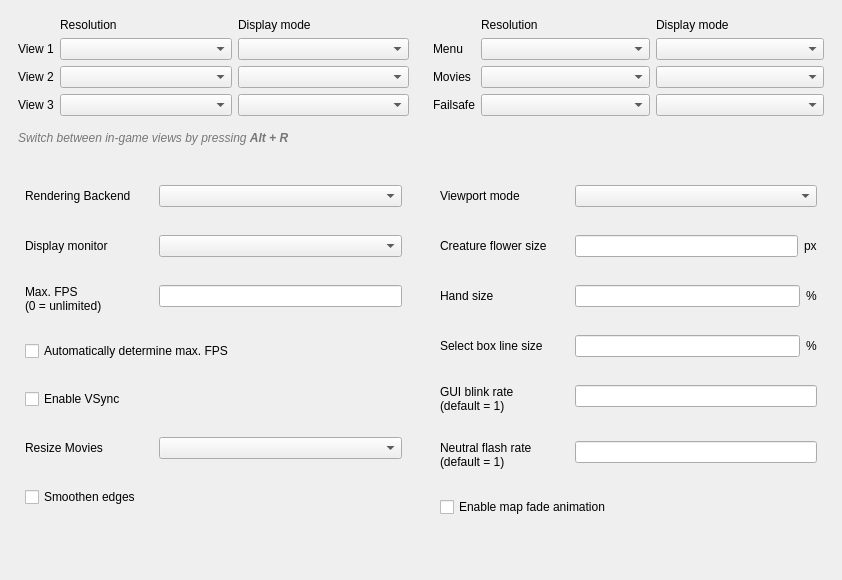
         <widget class="QWidget" name="scrollAreaWidgetContents">
          <property name="geometry">
           <rect>
            <x>0</x>
            <y>0</y>
            <width>842</width>
            <height>580</height>
           </rect>
          </property>
          <layout class="QVBoxLayout" name="verticalLayout_2">
           <property name="leftMargin">
            <number>0</number>
           </property>
           <property name="topMargin">
            <number>0</number>
           </property>
           <property name="rightMargin">
            <number>0</number>
           </property>
           <property name="bottomMargin">
            <number>0</number>
           </property>
           <item>
            <widget class="QFrame" name="responsive_frame">
             <property name="sizePolicy">
              <sizepolicy hsizetype="Preferred" vsizetype="Minimum">
               <horstretch>0</horstretch>
               <verstretch>0</verstretch>
              </sizepolicy>
             </property>
             <property name="frameShape">
              <enum>QFrame::Shape::NoFrame</enum>
             </property>
             <layout class="QHBoxLayout" name="horizontalLayout_4">
              <property name="bottomMargin">
               <number>0</number>
              </property>
              <item>
               <widget class="QFrame" name="frame_3">
                <property name="frameShape">
                 <enum>QFrame::Shape::NoFrame</enum>
                </property>
                <property name="frameShadow">
                 <enum>QFrame::Shadow::Plain</enum>
                </property>
                <layout class="QGridLayout" name="gridLayout_4" columnstretch="0,1,1">
                 <item row="7" column="1">
                  <widget class="QComboBox" name="comboBoxResolution3"/>
                 </item>
                 <item row="2" column="1">
                  <widget class="QComboBox" name="comboBoxResolution1"/>
                 </item>
                 <item row="7" column="2">
                  <widget class="QComboBox" name="comboBoxDisplayMode3"/>
                 </item>
                 <item row="3" column="0">
                  <widget class="QLabel" name="labelResolution_4">
                   <property name="text">
                    <string comment="Dropdown Title Label" extracomment="Should be kept very short">View 2</string>
                   </property>
                  </widget>
                 </item>
                 <item row="2" column="0">
                  <widget class="QLabel" name="labelResolution_3">
                   <property name="text">
                    <string comment="Dropdown Title Label" extracomment="Should be kept very short">View 1</string>
                   </property>
                  </widget>
                 </item>
                 <item row="3" column="2">
                  <widget class="QComboBox" name="comboBoxDisplayMode2"/>
                 </item>
                 <item row="0" column="2">
                  <widget class="QLabel" name="labelDisplayMode">
                   <property name="text">
                    <string comment="Dropdown Title Label">Display mode</string>
                   </property>
                  </widget>
                 </item>
                 <item row="7" column="0">
                  <widget class="QLabel" name="labelResolution_5">
                   <property name="text">
                    <string comment="Dropdown Title Label" extracomment="Should be kept very short">View 3</string>
                   </property>
                  </widget>
                 </item>
                 <item row="2" column="2">
                  <widget class="QComboBox" name="comboBoxDisplayMode1"/>
                 </item>
                 <item row="3" column="1">
                  <widget class="QComboBox" name="comboBoxResolution2"/>
                 </item>
                 <item row="0" column="1">
                  <widget class="QLabel" name="labelResolution">
                   <property name="text">
                    <string comment="Dropdown Title Label">Resolution</string>
                   </property>
                  </widget>
                 </item>
                </layout>
               </widget>
              </item>
              <item>
               <widget class="QFrame" name="frame_4">
                <property name="sizePolicy">
                 <sizepolicy hsizetype="Preferred" vsizetype="Minimum">
                  <horstretch>0</horstretch>
                  <verstretch>0</verstretch>
                 </sizepolicy>
                </property>
                <property name="frameShape">
                 <enum>QFrame::Shape::NoFrame</enum>
                </property>
                <property name="frameShadow">
                 <enum>QFrame::Shadow::Plain</enum>
                </property>
                <layout class="QGridLayout" name="gridLayout_5" columnstretch="0,1,1">
                 <item row="1" column="1">
                  <widget class="QComboBox" name="comboBoxResolution3_2"/>
                 </item>
                 <item row="1" column="2">
                  <widget class="QComboBox" name="comboBoxDisplayMode3_2"/>
                 </item>
                 <item row="1" column="0">
                  <widget class="QLabel" name="labelResolution_6">
                   <property name="text">
                    <string comment="Dropdown Title Label" extracomment="Should be kept very short">Menu</string>
                   </property>
                  </widget>
                 </item>
                 <item row="2" column="1">
                  <widget class="QComboBox" name="comboBoxResolution2_2"/>
                 </item>
                 <item row="2" column="2">
                  <widget class="QComboBox" name="comboBoxDisplayMode2_2"/>
                 </item>
                 <item row="3" column="1">
                  <widget class="QComboBox" name="comboBoxResolution1_2"/>
                 </item>
                 <item row="3" column="2">
                  <widget class="QComboBox" name="comboBoxDisplayMode1_2"/>
                 </item>
                 <item row="2" column="0">
                  <widget class="QLabel" name="labelResolution_8">
                   <property name="text">
                    <string comment="Dropdown Title Label" extracomment="Should be kept very short">Movies</string>
                   </property>
                  </widget>
                 </item>
                 <item row="3" column="0">
                  <widget class="QLabel" name="labelResolution_7">
                   <property name="text">
                    <string comment="Dropdown Title Label" extracomment="Should be kept very short">Failsafe</string>
                   </property>
                  </widget>
                 </item>
                 <item row="0" column="2">
                  <widget class="QLabel" name="labelDisplayMode_2">
                   <property name="text">
                    <string comment="Dropdown Title Label">Display mode</string>
                   </property>
                  </widget>
                 </item>
                 <item row="0" column="1">
                  <widget class="QLabel" name="labelResolution_2">
                   <property name="text">
                    <string comment="Dropdown Title Label">Resolution</string>
                   </property>
                  </widget>
                 </item>
                </layout>
               </widget>
              </item>
             </layout>
            </widget>
           </item>
           <item>
            <widget class="QLabel" name="labelViewsInfo">
             <property name="sizePolicy">
              <sizepolicy hsizetype="Minimum" vsizetype="Minimum">
               <horstretch>0</horstretch>
               <verstretch>0</verstretch>
              </sizepolicy>
             </property>
             <property name="styleSheet">
              <string notr="true">QLabel { color: #777; }</string>
             </property>
             <property name="text">
              <string comment="Information Label" extracomment="This is shown under the views configuration">&lt;i&gt;Switch between in-game views by pressing &lt;strong&gt;Alt + R&lt;/strong&gt;&lt;/i&gt;</string>
             </property>
             <property name="margin">
              <number>0</number>
             </property>
             <property name="indent">
              <number>18</number>
             </property>
            </widget>
           </item>
           <item>
            <widget class="QFrame" name="responsive_frame_2">
             <layout class="QHBoxLayout" name="horizontalLayout" stretch="1,1">
              <property name="topMargin">
               <number>18</number>
              </property>
              <property name="bottomMargin">
               <number>0</number>
              </property>
              <item>
               <widget class="QFrame" name="frame_6">
                <property name="sizePolicy">
                 <sizepolicy hsizetype="Ignored" vsizetype="Preferred">
                  <horstretch>1</horstretch>
                  <verstretch>0</verstretch>
                 </sizepolicy>
                </property>
                <layout class="QFormLayout" name="formLayout_3">
                 <property name="horizontalSpacing">
                  <number>28</number>
                 </property>
                 <property name="verticalSpacing">
                  <number>28</number>
                 </property>
                 <property name="leftMargin">
                  <number>16</number>
                 </property>
                 <property name="topMargin">
                  <number>16</number>
                 </property>
                 <property name="rightMargin">
                  <number>16</number>
                 </property>
                 <property name="bottomMargin">
                  <number>16</number>
                 </property>
                 <item row="1" column="0">
                  <widget class="QLabel" name="labelDisplayMonitor">
                   <property name="text">
                    <string comment="Dropdown Title Label">Display monitor</string>
                   </property>
                  </widget>
                 </item>
                 <item row="1" column="1">
                  <widget class="QComboBox" name="comboBoxDisplayMonitor"/>
                 </item>
                 <item row="2" column="0">
                  <widget class="QLabel" name="labelMaxFps">
                   <property name="text">
                    <string comment="Textinput Title Label">Max. FPS
(0 = unlimited)</string>
                   </property>
                  </widget>
                 </item>
                 <item row="2" column="1">
                  <widget class="QLineEdit" name="lineEditMaxFps"/>
                 </item>
                 <item row="5" column="0">
                  <widget class="QLabel" name="labelResizeMovies">
                   <property name="text">
                    <string comment="Dropdown Title Label">Resize Movies</string>
                   </property>
                  </widget>
                 </item>
                 <item row="5" column="1">
                  <widget class="QComboBox" name="comboBoxResizeMovies"/>
                 </item>
                 <item row="6" column="0" colspan="2">
                  <widget class="QCheckBox" name="checkBoxSmoothenVideo">
                   <property name="text">
                    <string comment="Checkbox Toggle">Smoothen edges</string>
                   </property>
                  </widget>
                 </item>
                 <item row="3" column="0" colspan="2">
                  <widget class="QCheckBox" name="checkBoxAutoDetermineMaxFps">
                   <property name="text">
                    <string comment="Checkbox Toggle">Automatically determine max. FPS</string>
                   </property>
                  </widget>
                 </item>
                 <item row="0" column="0">
                  <widget class="QLabel" name="labelRenderer">
                   <property name="text">
                    <string comment="Dropdown Title Label">Rendering Backend</string>
                   </property>
                  </widget>
                 </item>
                 <item row="0" column="1">
                  <widget class="QComboBox" name="comboBoxRenderer"/>
                 </item>
                 <item row="4" column="0" colspan="2">
                  <widget class="QCheckBox" name="checkBoxVSync">
                   <property name="text">
                    <string comment="Checkbox Toggle">Enable VSync</string>
                   </property>
                  </widget>
                 </item>
                </layout>
               </widget>
              </item>
              <item>
               <widget class="QFrame" name="frame_5">
                <property name="sizePolicy">
                 <sizepolicy hsizetype="Ignored" vsizetype="Preferred">
                  <horstretch>1</horstretch>
                  <verstretch>0</verstretch>
                 </sizepolicy>
                </property>
                <layout class="QFormLayout" name="formLayout_4">
                 <property name="horizontalSpacing">
                  <number>28</number>
                 </property>
                 <property name="verticalSpacing">
                  <number>28</number>
                 </property>
                 <property name="leftMargin">
                  <number>16</number>
                 </property>
                 <property name="topMargin">
                  <number>16</number>
                 </property>
                 <property name="rightMargin">
                  <number>16</number>
                 </property>
                 <property name="bottomMargin">
                  <number>16</number>
                 </property>
                 <item row="1" column="0">
                  <widget class="QLabel" name="labelCreatureFlowerSize">
                   <property name="text">
                    <string comment="Textinput Title Label">Creature flower size</string>
                   </property>
                  </widget>
                 </item>
                 <item row="1" column="1">
                  <widget class="QWidget" name="widgetCreatureFlowerSize" native="true">
                   <layout class="QHBoxLayout" name="horizontalLayout_11">
                    <property name="leftMargin">
                     <number>0</number>
                    </property>
                    <property name="topMargin">
                     <number>0</number>
                    </property>
                    <property name="rightMargin">
                     <number>0</number>
                    </property>
                    <property name="bottomMargin">
                     <number>0</number>
                    </property>
                    <item>
                     <widget class="QLineEdit" name="lineEditCreatureFlowerSize"/>
                    </item>
                    <item>
                     <widget class="QLabel" name="labelCreatureFlowerSizeMeasurementUnit">
                      <property name="text">
                       <string comment="Measurement Unit Label" extracomment="Shorthand for 'pixel(s)'">px</string>
                      </property>
                     </widget>
                    </item>
                   </layout>
                  </widget>
                 </item>
                 <item row="2" column="0">
                  <widget class="QLabel" name="labelHandSize">
                   <property name="text">
                    <string comment="Textinput Title Label">Hand size</string>
                   </property>
                  </widget>
                 </item>
                 <item row="2" column="1">
                  <widget class="QWidget" name="widgetHandSize" native="true">
                   <layout class="QHBoxLayout" name="horizontalLayout_12">
                    <property name="leftMargin">
                     <number>0</number>
                    </property>
                    <property name="topMargin">
                     <number>0</number>
                    </property>
                    <property name="rightMargin">
                     <number>0</number>
                    </property>
                    <property name="bottomMargin">
                     <number>0</number>
                    </property>
                    <item>
                     <widget class="QLineEdit" name="lineEditHandSize"/>
                    </item>
                    <item>
                     <widget class="QLabel" name="labelHandSizeMeasurementUnit">
                      <property name="text">
                       <string comment="Measurement Unit Label" extracomment="Shorthand for 'percent'">%</string>
                      </property>
                     </widget>
                    </item>
                   </layout>
                  </widget>
                 </item>
                 <item row="3" column="0">
                  <widget class="QLabel" name="labelLineBoxSize">
                   <property name="text">
                    <string comment="Textinput Title Label">Select box line size</string>
                   </property>
                  </widget>
                 </item>
                 <item row="3" column="1">
                  <widget class="QWidget" name="widgetBoxSize" native="true">
                   <layout class="QHBoxLayout" name="horizontalLayout_13">
                    <property name="leftMargin">
                     <number>0</number>
                    </property>
                    <property name="topMargin">
                     <number>0</number>
                    </property>
                    <property name="rightMargin">
                     <number>0</number>
                    </property>
                    <property name="bottomMargin">
                     <number>0</number>
                    </property>
                    <item>
                     <widget class="QLineEdit" name="lineEditLineBoxSize"/>
                    </item>
                    <item>
                     <widget class="QLabel" name="labelLineBoxSizeMeasurementUnit">
                      <property name="text">
                       <string comment="Measurement Unit Label" extracomment="Shorthand for 'percent'">%</string>
                      </property>
                     </widget>
                    </item>
                   </layout>
                  </widget>
                 </item>
                 <item row="4" column="0">
                  <widget class="QLabel" name="labelGuiBlinkRate">
                   <property name="text">
                    <string comment="Textinput Title Label">GUI blink rate
(default = 1)</string>
                   </property>
                   <property name="wordWrap">
                    <bool>true</bool>
                   </property>
                  </widget>
                 </item>
                 <item row="4" column="1">
                  <widget class="QLineEdit" name="lineEditGuiBlinkRate"/>
                 </item>
                 <item row="5" column="0">
                  <widget class="QLabel" name="labelNeutralFlashRate">
                   <property name="text">
                    <string comment="Textinput Title Label">Neutral flash rate
(default = 1)</string>
                   </property>
                   <property name="wordWrap">
                    <bool>true</bool>
                   </property>
                  </widget>
                 </item>
                 <item row="5" column="1">
                  <widget class="QLineEdit" name="lineEditNeutralFlashRate"/>
                 </item>
                 <item row="6" column="0" colspan="2">
                  <widget class="QCheckBox" name="checkBoxParchmentMapFade">
                   <property name="text">
                    <string comment="Checkbox Toggle">Enable map fade animation</string>
                   </property>
                  </widget>
                 </item>
                 <item row="0" column="0">
                  <widget class="QLabel" name="labelViewportMode">
                   <property name="toolTip">
                    <string comment="Viewport Mode Tooltip">How the in-game view shares the screen with the sidebar, in every view.

Original = the view stops at the sidebar
Full = the view spans the screen and the sidebar is drawn over it
Full (Letterbox) = same as 'Full' but with black under the sidebar</string>
                   </property>
                   <property name="text">
                    <string comment="Dropdown Title Label">Viewport mode</string>
                   </property>
                  </widget>
                 </item>
                 <item row="0" column="1">
                  <widget class="QComboBox" name="comboBoxViewportMode"/>
                 </item>
                </layout>
               </widget>
              </item>
             </layout>
            </widget>
           </item>
           <item>
            <spacer name="verticalSpacer_2">
             <property name="orientation">
              <enum>Qt::Orientation::Vertical</enum>
             </property>
             <property name="sizeHint" stdset="0">
              <size>
               <width>0</width>
               <height>0</height>
              </size>
             </property>
            </spacer>
           </item>
          </layout>
         </widget>
